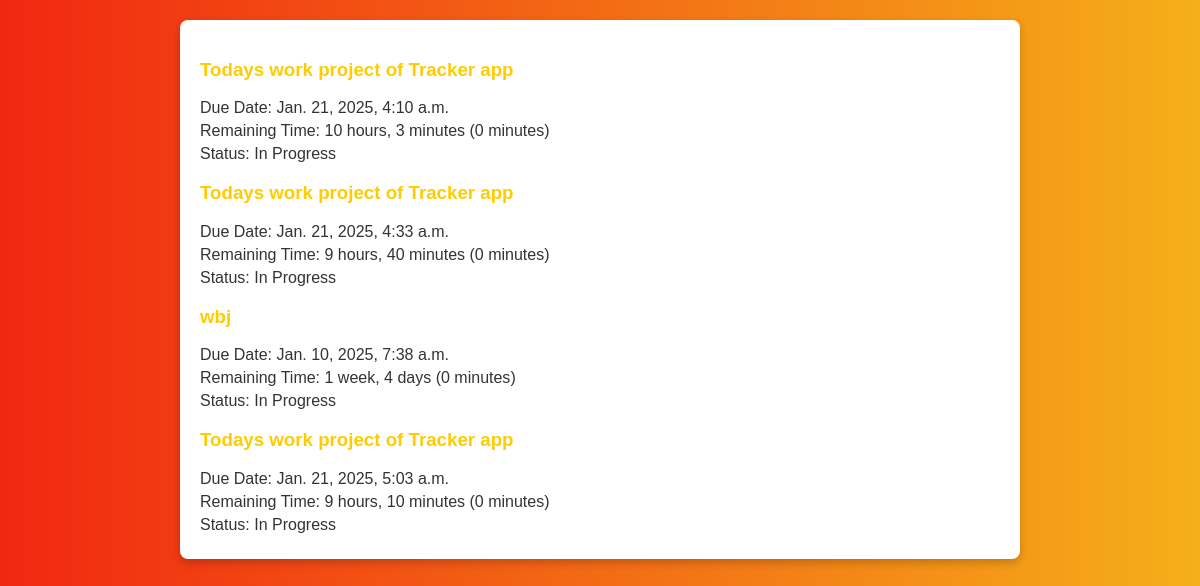
Page /tasks/ (signed in) on the committed database.
### tasks/models.py (models this page shows, shortened)
class Task(models.Model):
    title = models.CharField(max_length=100)
    description = models.TextField()
    user = models.ForeignKey(User, on_delete=models.CASCADE)
    created_at = models.DateTimeField(auto_now_add=True)
    updated_at = models.DateTimeField(auto_now=True)
    due_date = models.DateTimeField()
    progress = models.CharField(
    max_length=20,
    choices=[('in_progress', 'In Progress'), ('completed', 'Completed')],
    default='in_progress'  # Add default value
)

### tasks/views.py (the view)
# urls.py: path('tasks/', views.task_list, name='task_list'),
@login_required
def task_list(request):
    tasks = Task.objects.filter(user=request.user)  # Get tasks of the logged-in user
    return render(request, 'tasks/task_list.html', {'tasks': tasks})

### tasks/templates/tasks/task_list.html (shortened to what this page needs)
<!DOCTYPE html>
<html lang="en">
<head>
</head>
<body>
    <div class="container">
        {% for task in tasks %}
            <div>
                <h3>{{ task.title }}</h3>
                <p>Due Date: {{ task.due_date }}</p>
                <p>Remaining Time: {{ task.due_date|timesince }} ({{ task.due_date|timeuntil }})</p>
                <p>Status: {{ task.get_progress_display }}</p>
            </div>
        {% endfor %}
    </div>
</body>
</html>

### tasks/templates/tasks/task_list.html (style rules this page uses)
body { font-family: 'Arial', sans-serif; background: linear-gradient(to right, #f12711, #f5af19); color: #fff; margin: 0; padding: 0; }
.container { max-width: 800px; margin: 20px auto; padding: 20px; background: #fff; color: #333; border-radius: 8px; box-shadow: 0 4px 8px rgba(0, 0, 0, 0.2); }
h3 { color: #ffcc00; }
p { margin: 5px 0; }

### rows in the picture
Task: title "Todays work project of Tracker app", due_date "Jan. 21, 2025, 4:10 a.m.", due_date "10 hours, 3 minutes", due_date "0 minutes", progress "In Progress"
Task: title "Todays work project of Tracker app", due_date "Jan. 21, 2025, 4:33 a.m.", due_date "9 hours, 40 minutes", due_date "0 minutes", progress "In Progress"
Task: title "wbj", due_date "Jan. 10, 2025, 7:38 a.m.", due_date "1 week, 4 days", due_date "0 minutes", progress "In Progress"
Task: title "Todays work project of Tracker app", due_date "Jan. 21, 2025, 5:03 a.m.", due_date "9 hours, 10 minutes", due_date "0 minutes", progress "In Progress"
